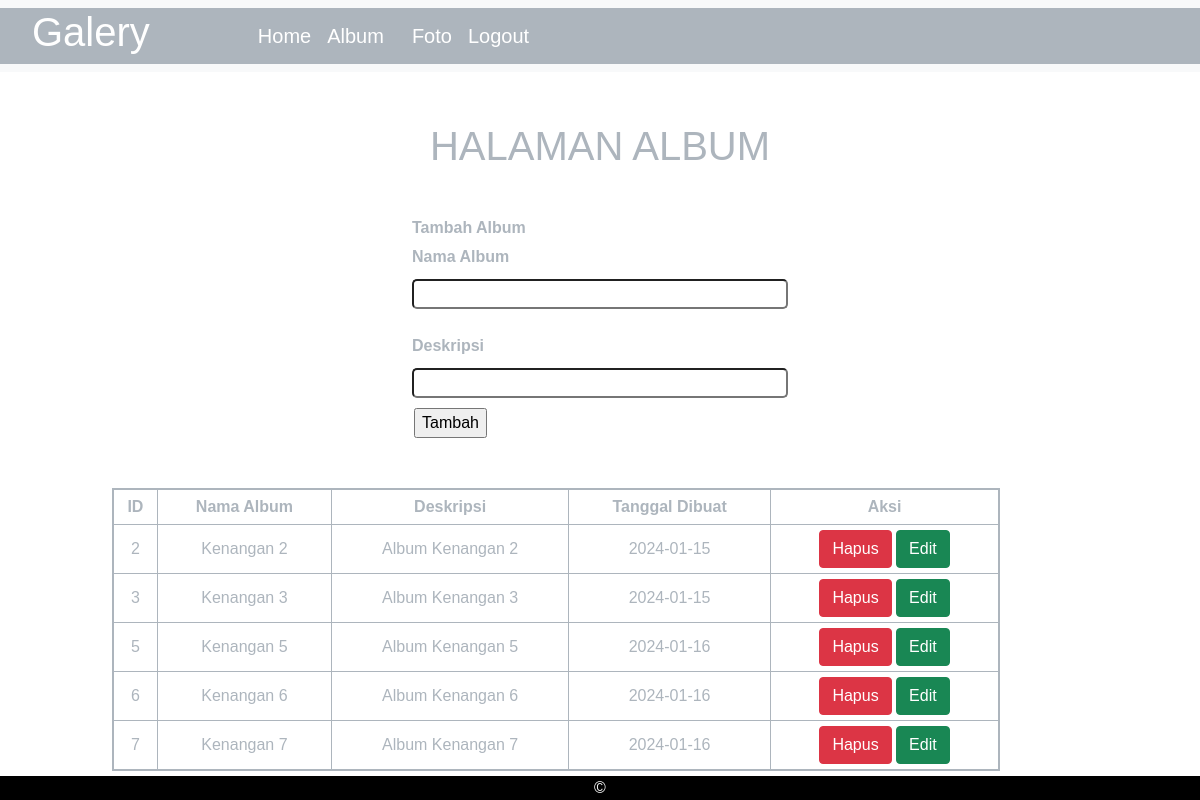
/gallery/album.php (signed in), run on the app's committed database.
### tables this page shows
CREATE TABLE `album` (
  `albumid` int(11) NOT NULL,
  `namaalbum` varchar(255) NOT NULL,
  `deskripsi` text NOT NULL,
  `tanggaldibuat` date NOT NULL,
  `userid` int(11) NOT NULL
);

### gallery/album.php (the view, shortened to what this page needs)
<!DOCTYPE html>
<html lang="en">
<head>
    <link href="https://cdn.jsdelivr.net/npm/bootstrap@5.0.2/dist/css/bootstrap.min.css" rel="stylesheet">
</head>
<body>
<nav class="navbar navbar-expand-lg navbar-light bg-light" >
  <div class="container-fluid" style="background-color: #adb5bd;">
    <h1 style="color: white; padding-left: 20px; padding-right: 100px; ">Galery</h1>
    <div class="collapse navbar-collapse" id="navbarSupportedContent">
      <ul class="navbar-nav me-auto mb-2 mb-lg-0 navbar-light bg-ligh">
        <li class="nav-item">
          <a class="nav-link active" aria-current="page" href="home.php" style="color: white; font-size: 20px;">Home</a>
        </li>
        <li class="nav-item">
          <a class="nav-link" href="album.php" style="color: white; font-size: 20px;padding-right:20px">Album</a>
        </li>
        <li class="nav-item">
          <a class="nav-link" href="foto.php" style="color: white; font-size: 20px;">Foto</a>
        </li>
        <li class="nav-item">
          <a class="nav-link" href="logout.php" style="color: white; font-size: 20px;">Logout</a>
        </li>
      </ul>
    </div>
  </div>
</nav>
<div class="container" style="margin: 0 auto; width: 400px;">
        <form action="tambah_album.php" method="post">
            <h1 style="padding-top: 50px; text-align: center; color: #adb5bd;">HALAMAN ALBUM</h1>
            <h6 style="color: white; font-weight: bold; text-align: left; padding-top: 40px; color:#adb5bd;">Tambah Album</h6>
            <label for="namaalbum" style=" color:  #adb5bd; font-weight: bold; text-align: center; padding-top: -30px; padding-bottom: 10px;">Nama Album</label>
            <input type="text" name="namaalbum" id="namaalbum" style="border-radius: 5px; width: 100%;">
            <label for="deskripsi" style=" color:  #adb5bd; font-weight: bold; text-align: center; padding-top: 25px; padding-bottom: 10px;">Deskripsi</label>
            <input type="text" name="deskripsi" id="deskripsi" style="border-radius: 5px; width: 100%;">
            <div class="container" style="padding-top: 10px; padding-bottom: 50px; margin-left: -10px;">
                <input type="submit" value="Tambah">
            </div>
        </form>
    </div>
        <div class="container" style="margin: 0 auto; width: 1000px; padding-right: 100px;">
        <table class="table-bordered" border="1" cellpadding="5" cellspacing="0" style="width: 100%; margin-right: 100px; border: 2px solid #adb5bd;">
          <tr>
            <th style="text-align: center; background-color: white; color: #adb5bd;">ID</th>
            <th style="text-align: center; background-color: white; color: #adb5bd;">Nama Album</th>
            <th style="text-align: center; background-color: white; color: #adb5bd;">Deskripsi</th>
            <th style="text-align: center; background-color: white; color: #adb5bd;">Tanggal Dibuat</th>
            <th style="text-align: center; background-color: white; color: #adb5bd;">Aksi</th>
          </tr>
        <?php
            include "koneksi.php";
            $userid = $_SESSION['userid'];
            $sql = mysqli_query($conn,"select * from album where userid='$userid'");
            while($data = mysqli_fetch_array($sql)) {
        ?>
        <tr>
            <td style="text-align: center; background-color: white; color: #adb5bd;"><?= $data['albumid'] ?></td>
            <td style="text-align: center; background-color: white; color: #adb5bd;"><?= $data['namaalbum'] ?></td>
            <td style="text-align: center; background-color: white; color: #adb5bd;"><?= $data['deskripsi'] ?></td>
            <td style="text-align: center; background-color: white; color: #adb5bd;"><?= $data['tanggaldibuat'] ?></td>
            <td style="text-align: center; background-color: white; color: #adb5bd;">
            <button type="button" class="btn btn-danger"><a href="hapus_album.php?albumid=<?= $data['albumid'] ?>" style="color: white; text-decoration: none;">Hapus</a></button>
            <button type="button" class="btn btn-success"><a href="edit_album.php?albumid=<?= $data['albumid'] ?>" style="color: white; text-decoration: none;">Edit</a></button>
            </td>
        </tr>
        <?php
            }
        ?>
        </table>
        </div>
    <div class="container-fluid fixed-bottom" style="background-color: black; text-align: center; color: white;"> &copy; </div>
</body>
</html>

### gallery/album.php (style rules this page uses)
body { color: #adb5bd; background-color: white; font-family: arial; }

### data on the page
album: albumid "2", namaalbum "Kenangan 2", deskripsi "Album Kenangan 2", tanggaldibuat "2024-01-15"
album: albumid "3", namaalbum "Kenangan 3", deskripsi "Album Kenangan 3", tanggaldibuat "2024-01-15"
album: albumid "5", namaalbum "Kenangan 5", deskripsi "Album Kenangan 5", tanggaldibuat "2024-01-16"
album: albumid "6", namaalbum "Kenangan 6", deskripsi "Album Kenangan 6", tanggaldibuat "2024-01-16"
album: albumid "7", namaalbum "Kenangan 7", deskripsi "Album Kenangan 7", tanggaldibuat "2024-01-16"
